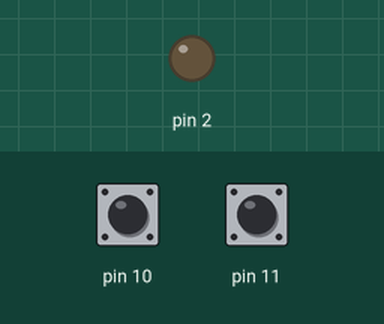
This sketch was run on a simulated Arduino Uno, built with avr-gcc and run on an emulated ATmega328P. Parts: output pins drawn as LEDs (lit = HIGH). The inputs (shaded band) are chosen by the test bench; at power-on: pin 10 HIGH, pin 11 HIGH.

Above: at 1.2 s.
1.3 s: pin 10 pulled LOW for 0.15 s
At 2.5 s:
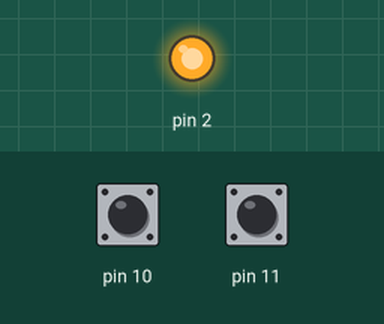
2.9 s: pin 11 pulled LOW for 0.15 s
At 4.0 s:
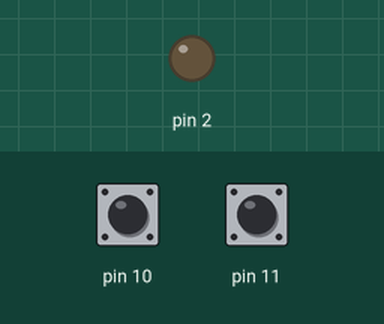
4.5 s: pin 10 pulled LOW for 1 s
At 5.2 s:
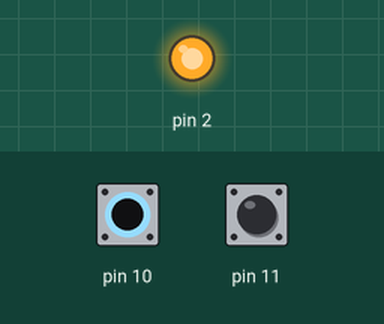
Timing chart, 0 to 7.5 s (numbered marks = the images above; inputs shaded):
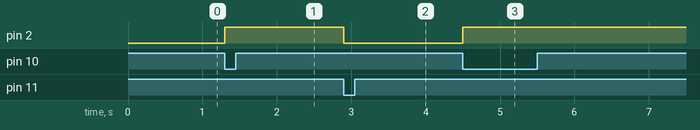

The sketch:

INKUBATOR_07-INPUT_TOMBOL.ino
```cpp
byte tombol, tombol2;
void setup() {
  pinMode(2, OUTPUT);
  pinMode(10, INPUT);
  digitalWrite(10, HIGH);
  pinMode(11, INPUT);
  digitalWrite(11, HIGH);
}

void loop() {
  tombol=digitalRead(10);
  tombol2=digitalRead(11);
  if(tombol==LOW) digitalWrite(2, HIGH);

  if(tombol2==LOW) digitalWrite(2, LOW);
}
```

Measured:
- after the input at 1.3 s, pin 2: LOW → HIGH at once
- after the input at 2.9 s, pin 2: HIGH → LOW at once
- after the input at 4.5 s, pin 2: LOW → HIGH at once
